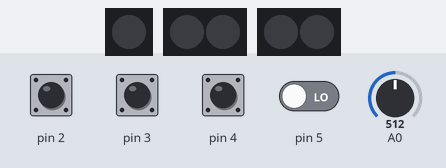
The sketch below on a simulated Arduino Uno, built with avr-gcc and run on an emulated ATmega328P. Parts: 1 RGB LEDs in strip order, left to right, 2 × 2 RGB LEDs in strip order, left to right. Inputs (shaded band) come from the test bench; at power-on: pin 2–4 HIGH, pin 5 LOW, A0 = 512. Dim RGB values are drawn brighter than linear.

Above: at 3.8 s.
3.9 s: pin 2 pulled LOW for 0.15 s
At 4.68 s:
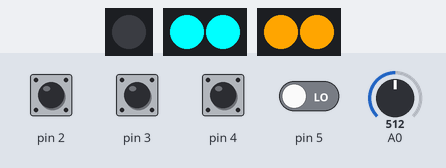
At 5.77 s:
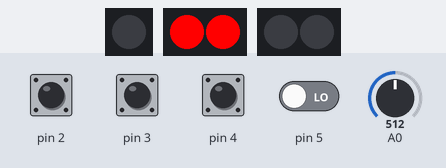
6.9 s: pin 4 pulled LOW for 0.15 s
10.0 s: A0 set to 686
13.0 s: A0 set to 703
16.0 s: pin 2 pulled LOW for 0.15 s
At 16.92 s:
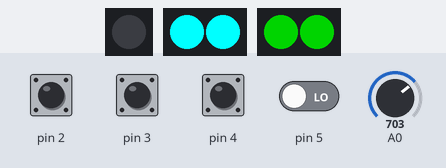
Timing chart, 0 to 20.0 s (numbered marks = the images above; inputs shaded):
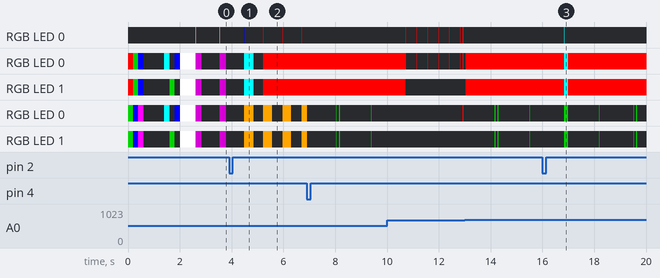

The sketch:

APM_RGB_Lights.ino
```cpp
// Quick and Dirty APM Led Control
// Features:
// * Read led blink outputs from APM A4 and A6 and set the let pattern as status
// * Read a PWM signal from a channel to disable front lights when the channel is high
// * Include an analog read function to set a warning pattern when battery is lower than 11v.
//

#include <FastLED.h>

#define NUM_LEDS 2
#define BRIGHTNESS  255  // Put 0 to switch off all leds

#define DATA_PIN_FRONT 7
#define DATA_PIN_BACK 8
#define DATA_PIN_STATUS 9

//#define DEBUG

#define MODE_WARNING 0
#define MODE_DISARMED_NO_GPS 1
#define MODE_DISARMED_GPS 2
#define MODE_ARMED_NO_GPS 3
#define MODE_ARMED_GPS 4
#define MODE_WAIT_APM 5
#define MODE_FAILSAFE 6

#define DELAY_TIME 950


// Configured for my voltage divider using 1M and 470k resistors
// ~ 11 volts means a value bellow 690
#define VOLTAGE_THRESHOLD 696


const unsigned int arm_gps_pulse_width = 500;
const unsigned int warn_delay_time = 5000;
const unsigned int warn_arm_time = 3000;
const unsigned int warn_disarm_time = 100;

const unsigned long time_to_batt_warn = 8000;  // 8000ms = 8 seconds


unsigned long arm_pulse_width = 0;
unsigned long gps_pulse_width = 0;
//unsigned long warn_pulse_width = 0;

// Lights flashing adjustment
unsigned long previousMillis = 0;
unsigned long next_interval = 0;

unsigned long batt_low_time = 0;
bool batt_low_count_started = false;

int time_on = 20;
int time_off = 80;
int time_cycle = 600;

bool armed = false;
bool gpsfix = false;
bool warning = false;
bool failsafe = false;
bool front_lights_disabled = false;


byte last_channel_1, last_channel_3, last_channel_4;
int receiver_input_channel_4;
unsigned long timer_1, timer_3, timer_4;

CRGB leds_status[1];
CRGB leds_front[NUM_LEDS];
CRGB leds_back[NUM_LEDS];

byte led_state = 0;


#define NUM_MODOS 7
byte led_mode = MODE_WAIT_APM;

byte last_mode = MODE_WAIT_APM;
                                           // MODE WARNING              DISARMED_NO_GPS             DISARMED_GPS                ARMED_NO_GPS                ARMED_GPS                            WAIT_APM                     FAILSAFE/RTL
CRGB led_front_on1[NUM_MODOS][NUM_LEDS]  = {{CRGB::Red,  CRGB::Black},{CRGB::Cyan,CRGB::Cyan},     {CRGB::Cyan,CRGB::Cyan},   {CRGB::Red,  CRGB::Red},    {CRGB::Red,CRGB::Red},               {CRGB::Purple,CRGB::Purple}, {CRGB::Orange,CRGB::Black}};
CRGB led_front_off1[NUM_MODOS][NUM_LEDS] = {{CRGB::Black,CRGB::Black},{CRGB::Cyan,CRGB::Cyan},     {CRGB::Cyan,CRGB::Cyan},   {CRGB::Red,  CRGB::Red},    {CRGB::Red,CRGB::Red},               {CRGB::Purple,CRGB::Purple}, {CRGB::Black,CRGB::Black}};
CRGB led_front_on2[NUM_MODOS][NUM_LEDS]  = {{CRGB::Red,  CRGB::Black},{CRGB::Cyan,CRGB::Cyan},     {CRGB::Cyan,CRGB::Cyan},   {CRGB::Red,  CRGB::Red},    {CRGB::Red,CRGB::Red},               {CRGB::Purple,CRGB::Purple}, {CRGB::Orange,CRGB::Black}};
CRGB led_front_off2[NUM_MODOS][NUM_LEDS] = {{CRGB::Black,CRGB::Black},{CRGB::Cyan,CRGB::Cyan},     {CRGB::Cyan,CRGB::Cyan},   {CRGB::Red,  CRGB::Red},    {CRGB::Red,CRGB::Red},               {CRGB::Purple,CRGB::Purple}, {CRGB::Black,CRGB::Black}};
CRGB led_front_on3[NUM_MODOS][NUM_LEDS]  = {{CRGB::Black,CRGB::Red},  {CRGB::Cyan,CRGB::Cyan},     {CRGB::Cyan,CRGB::Cyan},   {CRGB::Red,  CRGB::Red},    {CRGB::Red,CRGB::Red},               {CRGB::Purple,CRGB::Purple}, {CRGB::Black,CRGB::Orange}};
CRGB led_front_off3[NUM_MODOS][NUM_LEDS] = {{CRGB::Black,CRGB::Black},{CRGB::Cyan,CRGB::Cyan},     {CRGB::Cyan,CRGB::Cyan},   {CRGB::Red,  CRGB::Red},    {CRGB::Red,CRGB::Red},               {CRGB::Black,CRGB::Black},   {CRGB::Black,CRGB::Black}};
CRGB led_front_on4[NUM_MODOS][NUM_LEDS]  = {{CRGB::Black,CRGB::Black},{CRGB::Cyan,CRGB::Cyan},     {CRGB::Cyan,CRGB::Cyan},   {CRGB::Red,  CRGB::Red},    {CRGB::Red,CRGB::Red},               {CRGB::Black,CRGB::Black},   {CRGB::Black,CRGB::Black}};
CRGB led_front_off[NUM_MODOS][NUM_LEDS]  = {{CRGB::Black,CRGB::Black},{CRGB::Black,CRGB::Black},   {CRGB::Black, CRGB::Black},{CRGB::Red,  CRGB::Red},    {CRGB::Red,CRGB::Red},               {CRGB::Black,CRGB::Black},   {CRGB::Black,CRGB::Black}};

CRGB led_back_on1[NUM_MODOS][NUM_LEDS]   = {{CRGB::Black,CRGB::Black},{CRGB::Orange, CRGB::Orange},{CRGB::Green, CRGB::Green},{CRGB::Orange,CRGB::Orange},{CRGB::Green,CRGB::Green},           {CRGB::Purple,CRGB::Purple}, {CRGB::Black,CRGB::Black}};
CRGB led_back_off1[NUM_MODOS][NUM_LEDS]  = {{CRGB::Black,CRGB::Black},{CRGB::Orange ,CRGB::Orange},{CRGB::Green, CRGB::Green},{CRGB::Orange,CRGB::Orange},{CRGB::Black,CRGB::Black},           {CRGB::Purple,CRGB::Purple}, {CRGB::Black,CRGB::Black}};
CRGB led_back_on2[NUM_MODOS][NUM_LEDS]   = {{CRGB::Red,  CRGB::Black},{CRGB::Orange, CRGB::Orange},{CRGB::Green, CRGB::Green},{CRGB::Orange,CRGB::Orange},{CRGB::Green,CRGB::Green},           {CRGB::Purple,CRGB::Purple}, {CRGB::Orange,CRGB::Black}};
CRGB led_back_off2[NUM_MODOS][NUM_LEDS]  = {{CRGB::Black,CRGB::Black},{CRGB::Orange ,CRGB::Orange},{CRGB::Green, CRGB::Green},{CRGB::Orange,CRGB::Orange},{CRGB::Black,CRGB::Black},           {CRGB::Purple,CRGB::Purple}, {CRGB::Black,CRGB::Black}};
CRGB led_back_on3[NUM_MODOS][NUM_LEDS]   = {{CRGB::Black,CRGB::Red},  {CRGB::Orange, CRGB::Orange},{CRGB::Green, CRGB::Green},{CRGB::Orange,CRGB::Orange},{CRGB::Black,CRGB::Black},           {CRGB::Purple,CRGB::Purple}, {CRGB::Black,CRGB::Orange}};
CRGB led_back_off3[NUM_MODOS][NUM_LEDS]  = {{CRGB::Black,CRGB::Black},{CRGB::Orange ,CRGB::Orange},{CRGB::Green, CRGB::Green},{CRGB::Orange,CRGB::Orange},{CRGB::Black,CRGB::Black},           {CRGB::Black,CRGB::Black},   {CRGB::Black,CRGB::Black}};
CRGB led_back_on4[NUM_MODOS][NUM_LEDS]   = {{CRGB::Red,  CRGB::Red},  {CRGB::Orange, CRGB::Orange},{CRGB::Green, CRGB::Green},{CRGB::Orange,CRGB::Orange},{CRGB::LightGreen,CRGB::LightGreen}, {CRGB::Black,CRGB::Black},   {CRGB::Orange,CRGB::Orange}};
CRGB led_back_off[NUM_MODOS][NUM_LEDS]   = {{CRGB::Black,CRGB::Black},{CRGB::Black , CRGB::Black}, {CRGB::Black, CRGB::Black},{CRGB::Black,CRGB::Black},  {CRGB::Black,CRGB::Black},           {CRGB::Black,CRGB::Black},   {CRGB::Black,CRGB::Black}};

CRGB led_status_on1[NUM_MODOS]           = { CRGB::Red,                CRGB::Blue,                  CRGB::Cyan,                 CRGB::Red,                 CRGB::Black,                         CRGB::Pink,                 CRGB::Orange};
CRGB led_status_off1[NUM_MODOS]          = { CRGB::Black,              CRGB::Black,                 CRGB::Black,                CRGB::Black,               CRGB::Black,                         CRGB::Black,                CRGB::Black};
CRGB led_status_on2[NUM_MODOS]           = { CRGB::Red,                CRGB::Black,                 CRGB::Black,                CRGB::Black,               CRGB::Black,                         CRGB::Purple,               CRGB::Orange};
CRGB led_status_off2[NUM_MODOS]          = { CRGB::Black,              CRGB::Black,                 CRGB::Black,                CRGB::Black,               CRGB::Black,                         CRGB::Black,                CRGB::Black };
CRGB led_status_on3[NUM_MODOS]           = { CRGB::Red,                CRGB::Orange,                CRGB::Green,                CRGB::Orange,              CRGB::Black,                         CRGB::Pink,                 CRGB::Orange };
CRGB led_status_off3[NUM_MODOS]          = { CRGB::Black,              CRGB::Black,                 CRGB::Black,                CRGB::Black,               CRGB::Black,                         CRGB::Black,                CRGB::Black };
CRGB led_status_on4[NUM_MODOS]           = { CRGB::Red,                CRGB::Black,                 CRGB::Black,                CRGB::Black,               CRGB::Black,                         CRGB::Purple,               CRGB::Orange };
CRGB led_status_off[NUM_MODOS]           = { CRGB::Black,              CRGB::Black,                 CRGB::Black,                CRGB::Black,               CRGB::Black,                         CRGB::Black,                CRGB::Black };


void setup() {
  #ifdef DEBUG
  Serial.begin(57600);
  #endif

  //Arduino (Atmega) pins default to inputs, so they don't need to be explicitly declared as inputs
  PCICR |= (1 << PCIE2);    // set PCIE0 to enable PCMSK0 scan
  PCMSK2 |= (1 << PCINT18);  // set PCINT18 (digital input 2) to trigger an interrupt on state change
  PCMSK2 |= (1 << PCINT19);  // set PCINT19 (digital input 3)to trigger an interrupt on state change
  PCMSK2 |= (1 << PCINT20);  // set PCINT20 (digital input 4)to trigger an interrupt on state change
  PCMSK2 |= (1 << PCINT21);  // set PCINT21 (digital input 5)to trigger an interrupt on state change

  // Enable PullUp Resistors
  digitalWrite(2, HIGH);
  digitalWrite(3, HIGH);
  digitalWrite(4, HIGH);

  pinMode(A0, INPUT);

  //delay(5000); // sanity delay
  FastLED.addLeds<WS2811, DATA_PIN_STATUS, GRB>(leds_status, 1);
  FastLED.addLeds<WS2811, DATA_PIN_FRONT, GRB>(leds_front, NUM_LEDS);
  FastLED.addLeds<WS2811, DATA_PIN_BACK, GRB>(leds_back, NUM_LEDS);
  FastLED.setBrightness( BRIGHTNESS );

  startupAnimation();
}

void setMode(byte mode) {
  if (led_mode != mode) {
    led_mode = mode;
    if (mode == MODE_ARMED_GPS) {
      time_on = 20;
      time_off = 80;
      time_cycle = 1000;
    } else if (mode == MODE_WARNING){
      time_on = 20;
      time_off = 80;
      time_cycle = 80;
    } else {
      time_on = 20;
      time_off = 80;
      time_cycle = 400;
    }
  }
}

void updateState(unsigned long currentTime) {

  if (currentTime - timer_1 > DELAY_TIME) {arm_pulse_width = 1;}
  //if (currentTime - timer_2 > DELAY_TIME) {warn_pulse_width = 1;}
  if (currentTime - timer_3 > DELAY_TIME) {gps_pulse_width = 1;}


  if (timer_1 == 0) setMode(MODE_WAIT_APM); else {
    if (arm_pulse_width == 1) armed = true; else armed = false;
    if (timer_3 == 0) gpsfix = false; else {
      if (gps_pulse_width == 1) gpsfix = true; else gpsfix = false;
    }
    //if (warn_pulse_width > 90 and warn_pulse_width < 110) warning = true; else warning = false;
    if (currentTime - batt_low_time >= time_to_batt_warn) warning = true; else warning = false;

    if (warning) {
      setMode(MODE_WARNING);
    } else {
      if (failsafe) {
        setMode(MODE_FAILSAFE);
      } else {
        if (armed) {
          if (gpsfix) setMode(MODE_ARMED_GPS); else setMode(MODE_ARMED_NO_GPS);
        } else {
          if (gpsfix) setMode(MODE_DISARMED_GPS); else setMode(MODE_DISARMED_NO_GPS);
        }
      }
    }
  } // end wait apm
  // Disable Lights if receiver input is high
  if (receiver_input_channel_4 > 1680) {
    front_lights_disabled = true;
    failsafe = false;
  } else if (receiver_input_channel_4 < 1320){
    front_lights_disabled = false;
    failsafe = false;
  } else {
    failsafe = true;
  }
}

void startupAnimation() {
    int lowtime = 200;
    int midtime = 600;
    int hightime = 800;

    // PART 1
    leds_front[0] = CRGB::Red;
    leds_front[1] = CRGB::Red;
    leds_back[0]  = CRGB::Green;
    leds_back[1]  = CRGB::Green;
    FastLED.show();
    delay(lowtime);
    leds_front[0] = CRGB::Green;
    leds_front[1] = CRGB::Green;
    leds_back[0]  = CRGB::Blue;
    leds_back[1]  = CRGB::Blue;
    FastLED.show();
    delay(lowtime);
    leds_front[0] = CRGB::Blue;
    leds_front[1] = CRGB::Blue;
    leds_back[0]  = CRGB::Magenta;
    leds_back[1]  = CRGB::Magenta;
    FastLED.show();
    delay(lowtime);
    leds_front[0] = CRGB::Black;
    leds_front[1] = CRGB::Black;
    leds_back[0]  = CRGB::Black;
    leds_back[1]  = CRGB::Black;
    FastLED.show();
    delay(hightime);

    // PART 2
    leds_front[0] = CRGB::Cyan;
    leds_front[1] = CRGB::Black;
    leds_back[0]  = CRGB::Cyan;
    leds_back[1]  = CRGB::Black;
    FastLED.show();
    delay(lowtime);
    leds_front[0] = CRGB::Black;
    leds_front[1] = CRGB::Green;
    leds_back[0]  = CRGB::Black;
    leds_back[1]  = CRGB::Green;
    FastLED.show();
    delay(lowtime);
    leds_front[0] = CRGB::Blue;
    leds_front[1] = CRGB::Black;
    leds_back[0]  = CRGB::Blue;
    leds_back[1]  = CRGB::Black;
    FastLED.show();
    delay(lowtime);
    leds_front[0] = CRGB::White;
    leds_front[1] = CRGB::White;
    leds_back[0]  = CRGB::White;
    leds_back[1]  = CRGB::White;
    FastLED.show();
    delay(midtime);
    leds_front[0] = CRGB::Black;
    leds_front[1] = CRGB::Black;
    leds_back[0]  = CRGB::Black;
    leds_back[1]  = CRGB::Black;
    FastLED.show();
}

void loop() {
  // Lights management
  // Light pulses: 2 quick flashes per second
  unsigned long currentMillis = millis();

  // record the time when voltage is low than threshold
  int voltage = analogRead(A0); //#685 = 10.9v
  if (voltage < VOLTAGE_THRESHOLD) {
    if (!batt_low_count_started) {
      batt_low_time = currentMillis;
      batt_low_count_started = true;
    }
  } else {
    batt_low_time = currentMillis;
    batt_low_count_started = false;
    warning = false;
  }

  int i=0;

  updateState(currentMillis);

  #ifdef DEBUG

      String mode = "WAITAPM";
      switch(led_mode) {
        case 0 :
          mode = "WARNING";
          break;
        case 1 :
          mode = "DIS_NOG";
          break;
        case 2:
          mode = "DIS_FIX";
          break;
        case 3:
          mode = "ARM_NOG";
          break;
        case 4:
          mode = "ARM_FIX";
          break;
        case 5:
          mode = "WAITAPM";
          break;
      }
      Serial.println("Voltage: "+String(voltage)+" State: "+ mode +" A:" + String(arm_pulse_width)+ " G: " + String(gps_pulse_width)+ " CH4: "+String(receiver_input_channel_4));


    #endif


  // Normal mode, lights on.
  if (currentMillis - previousMillis >= next_interval) {
    // Keep time last mode changed
    previousMillis = currentMillis;

    // Toggle lights depending on status
    switch (led_state){
      case 0:
        {
          next_interval=time_on;
          for(i=0;i<NUM_LEDS;i++){
            if (front_lights_disabled and not (led_mode==MODE_WARNING)) {
              leds_front[i]=CRGB::Black;
              leds_status[0]=CRGB::Black;
            } else leds_front[i]=led_front_on1[led_mode][i];
            leds_back[i]=led_back_on1[led_mode][i];
          }
          leds_status[0]= led_status_on1[led_mode];
          break;
        }

      case 1:
        {
          next_interval=time_off;
          for(i=0;i<NUM_LEDS;i++){
            if (front_lights_disabled and not (led_mode==MODE_WARNING)) {
              leds_front[i]=CRGB::Black;
              leds_status[0]=CRGB::Black;
            } else leds_front[i]=led_front_off1[led_mode][i];
            leds_back[i]=led_back_off1[led_mode][i];
          }
          leds_status[0] = led_status_off1[led_mode];
          break;
        }

      case 2:
        {
          next_interval=time_on;
          for(i=0;i<NUM_LEDS;i++){
            if (front_lights_disabled and not (led_mode==MODE_WARNING)) {
              leds_front[i]=CRGB::Black;
              leds_status[0]=CRGB::Black;
            } else leds_front[i]=led_front_on2[led_mode][i];
            leds_back[i]=led_back_on2[led_mode][i];
          }
          leds_status[0] = led_status_on2[led_mode];
          break;
        }

      case 4:
        {
          next_interval=time_off;
          for(i=0;i<NUM_LEDS;i++){
            if (front_lights_disabled and not (led_mode==MODE_WARNING)) {
              leds_front[i]=CRGB::Black;
              leds_status[0]=CRGB::Black;
            } else leds_front[i]=led_front_off2[led_mode][i];
            leds_back[i]=led_back_off2[led_mode][i];
          }
          leds_status[0] = led_status_off2[led_mode];
          break;
        }

      case 5:
        {
          next_interval=time_on;
          for(i=0;i<NUM_LEDS;i++){
            if (front_lights_disabled and not (led_mode==MODE_WARNING)) {
              leds_front[i]=CRGB::Black;
              leds_status[0]=CRGB::Black;
            } else leds_front[i]=led_front_on3[led_mode][i];
            leds_back[i]=led_back_on3[led_mode][i];
          }
          leds_status[0] = led_status_on3[led_mode];
          break;
        }
        case 6:
        {
          next_interval=time_off;
          for(i=0;i<NUM_LEDS;i++){
            if (front_lights_disabled and not (led_mode==MODE_WARNING)) {
              leds_front[i]=CRGB::Black;
              leds_status[0]=CRGB::Black;
            } else leds_front[i]=led_front_off3[led_mode][i];
            leds_back[i]=led_back_off3[led_mode][i];
          }
          leds_status[0] = led_status_off3[led_mode];
          break;
        }

      case 7:
        {
          next_interval=time_on;
          for(i=0;i<NUM_LEDS;i++){
            if (front_lights_disabled and not (led_mode==MODE_WARNING)) {
              leds_front[i]=CRGB::Black;
              leds_status[0]=CRGB::Black;
            } else leds_front[i]=led_front_on4[led_mode][i];
            leds_back[i]=led_back_on4[led_mode][i];
          }
          leds_status[0] = led_status_on4[led_mode];
          break;
        }
        case 8:
        {
          next_interval=time_cycle;
          for(i=0;i<NUM_LEDS;i++){
            if (front_lights_disabled and not (led_mode==MODE_WARNING)) {
              leds_front[i]=CRGB::Black;
              leds_status[0]=CRGB::Black;
            } else leds_front[i]=led_front_off[led_mode][i];
            leds_back[i]=led_back_off[led_mode][i];
          }
          leds_status[0] = led_status_off[led_mode];
          break;
        }

    }
    // Show leds
    FastLED.show();

    // Cycle status
    led_state++;
    if(led_state >= 9) led_state=0;

  }
}


ISR(PCINT2_vect){
  //Channel 1 MONITOR ARM STATE
  if(last_channel_1 == 0 && PIND & B00000100 ){
    last_channel_1 = 1;
    arm_pulse_width = millis() - timer_1;
  }
  else if(last_channel_1 == 1 && !(PIND & B00000100)){
    last_channel_1 = 0;
    timer_1 = millis();
  }
  //Channel 2 MONITOR BEEPER WARNINGS
//  if(last_channel_2 == 0 && PIND & B00001000 ){
//    last_channel_2 = 1;
//    timer_2 = millis();
//  }
//  else if(last_channel_2 == 1 && !(PIND & B00001000)){
//    last_channel_2 = 0;
//    warn_pulse_width = millis() - timer_2;
//  }
  //Channel 3 MONITOR GPS PULSES
  if(last_channel_3 == 0 && PIND & B00010000 ){
    last_channel_3 = 1;
    gps_pulse_width = millis() - timer_3;
  }
  else if(last_channel_3 == 1 && !(PIND & B00010000)){
    last_channel_3 = 0;
    timer_3 = millis();
  }
  //Channel 4=========================================
  if(last_channel_4 == 0 && PIND & B00100000 ){         //Input 4 changed from 0 to 1
    last_channel_4 = 1;                                 //Remember current input state
    timer_4 = micros();
  }
  else if(last_channel_4 == 1 && !(PIND & B00100000)){  //Input 4 changed from 1 to 0
    last_channel_4 = 0;                                 //Remember current input state
    receiver_input_channel_4 = micros() - timer_4;      //Channel 4 is micros() - timer_4
  }
}
```
